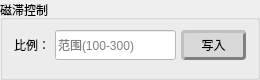
       <widget class="QGroupBox" name="groupBox_18">
        <property name="geometry">
         <rect>
          <x>620</x>
          <y>510</y>
          <width>260</width>
          <height>80</height>
         </rect>
        </property>
        <property name="title">
         <string>磁滞控制</string>
        </property>
        <layout class="QHBoxLayout" name="horizontalLayout_9">
         <property name="spacing">
          <number>5</number>
         </property>
         <property name="topMargin">
          <number>4</number>
         </property>
         <item>
          <widget class="QLabel" name="Hysteresis_ratio">
           <property name="maximumSize">
            <size>
             <width>50</width>
             <height>30</height>
            </size>
           </property>
           <property name="text">
            <string>比例：</string>
           </property>
          </widget>
         </item>
         <item>
          <widget class="QLineEdit" name="Hysteresis_ratio_text">
           <property name="enabled">
            <bool>true</bool>
           </property>
           <property name="maximumSize">
            <size>
             <width>16777215</width>
             <height>30</height>
            </size>
           </property>
           <property name="styleSheet">
            <string notr="true">background-color: rgb(255, 255, 255);  
font:12pt&quot;微软雅黑&quot;;</string>
           </property>
           <property name="placeholderText">
            <string>范围(100-300)</string>
           </property>
          </widget>
         </item>
         <item>
          <widget class="QPushButton" name="Hysteresis_ratio_input">
           <property name="minimumSize">
            <size>
             <width>65</width>
             <height>30</height>
            </size>
           </property>
           <property name="maximumSize">
            <size>
             <width>65</width>
             <height>30</height>
            </size>
           </property>
           <property name="cursor">
            <cursorShape>PointingHandCursor</cursorShape>
           </property>
           <property name="styleSheet">
            <string notr="true">QPushButton{
background-color: rgb(217, 217, 217);
color: rgb(0,0,0);  
font:12pt&quot;微软雅黑&quot;;
border-radius:4px;
border:3px outset gray;
}
QPushButton::hover{
background-color: rgb(200, 200, 200);
color: rgb(0,0,0);  
font:12pt&quot;微软雅黑&quot;;  
border-radius:4px;
border:3px groove gray;
}</string>
           </property>
           <property name="text">
            <string>写入</string>
           </property>
          </widget>
         </item>
        </layout>
       </widget>
